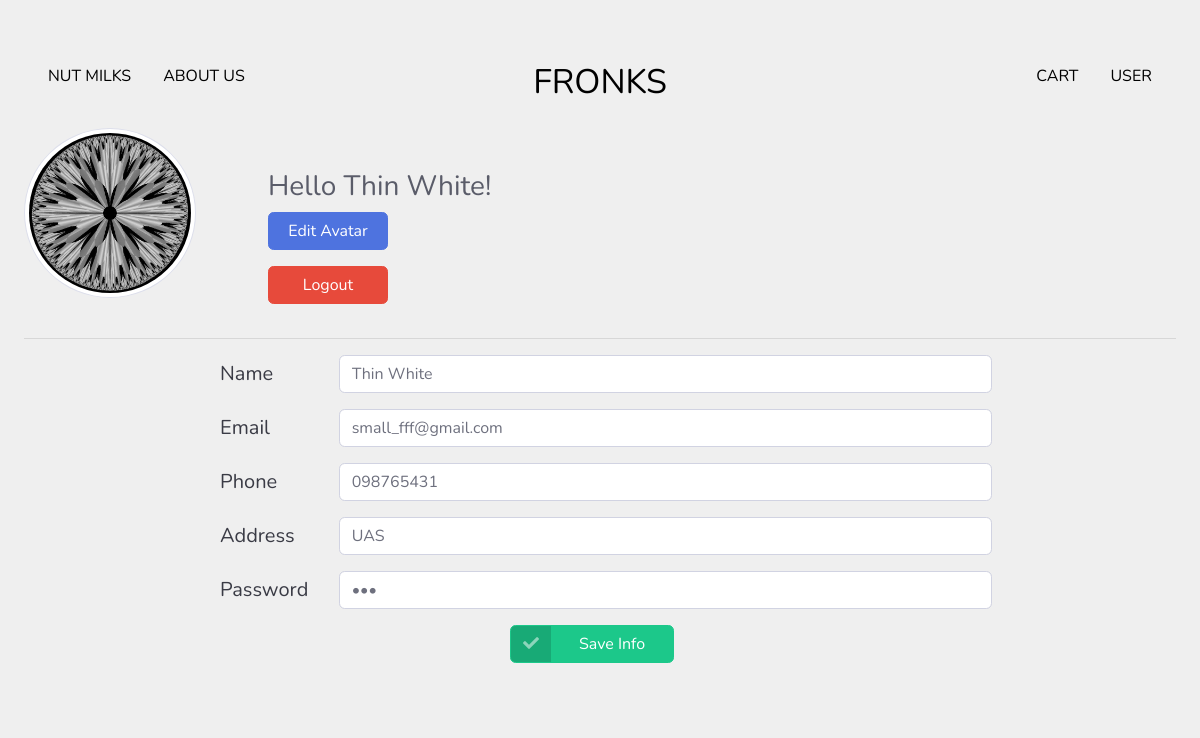
Screenshot of /index.php?controller=UserProfile (signed in) with the database file from the repository.
### tables this page shows
CREATE TABLE `accounts` (
  `id` int(11) NOT NULL,
  `name` varchar(60) NOT NULL,
  `email` varchar(60) NOT NULL,
  `password` varchar(255) NOT NULL,
  `phone` varchar(11) DEFAULT NULL,
  `address` text DEFAULT NULL,
  `image` varchar(200) NOT NULL,
  `role` varchar(5) NOT NULL DEFAULT 'USER'
);

### controllers/UserProfileController.php (called while the page is built, shortened)
<?php
class UserProfileController extends BaseUserController
{
    public function index()
    {
        $account = Account::findById($_SESSION['user']->id);
        $data = array('account' => $account);
        $this->render('profile', $data);
    }
}

### routes.php (called while the page is built, shortened)
<?php
$controller = new $klass;
$controller->$action();

### index.php (called while the page is built, shortened)
<?php
require_once('routes.php');

### models/BaseModel.php (called while the page is built, shortened)
<?php
class BaseModel
{
    static function get_db_name()
    {
        return get_called_class() . 's';
    }
    function __construct(...$params)
    {
        $class_vars = get_class_vars(get_called_class());
        switch (count($params)) {
            case 1:
                $param = $params[0];
                break;
        }
    }
    static function findById($id)
    {
        $className = get_called_class();
        $db = DB::getInstance();
        $req = $db->prepare('SELECT * FROM ' . $className::get_db_name() . ' WHERE id = :id');
        $req->execute(array('id' => $id));
        $item = $req->fetch();
        if (isset($item['id'])) {
            return new $className($item);
        }
        return null;
    }
}

### views/user/profile.php (the view, shortened to what this page needs)
<link href="assets/vendor/fontawesome-free/css/all.min.css" rel="stylesheet" type="text/css">
<link href="assets/css/sb-admin-2.min.css" rel="stylesheet">
<link rel="stylesheet" href="https://unpkg.com/dropzone@5/dist/min/dropzone.min.css" type="text/css" />
<link rel="stylesheet" href="assets/css/upload-image.css">
<link rel="stylesheet" href="assets/css/user-profile.css">
<div class="container-fluid box">
    <div class="row">
        <div class="col-xl-2 col-md-4 col-sm-4 mb-4 mr-5">
            <img class="img-thumbnail rounded-circle" src="<?= $account->image ?>" />
        </div>
        <div class="col">
            <div class="h3 mt-4 text-gray-800">
                Hello <?= $account->name ?>!
            </div>
            <button type="button" class="btn btn-primary" style="width: 120px;" data-toggle="modal" data-target="#exampleModalCenter">
                Edit Avatar
            </button>
            <button type="button" class="btn btn-danger mt-3" style="width: 120px;">
                <a href="/index.php?controller=Login&action=logout" style="color: #fff">Logout</a>
            </button>
        </div>
    </div>
    <hr class="sidebar-divider" />
    <div class="row justify-content-center">
        <div class="col-xl-8 col-md-12 text-gray-900">
            <div class="form-group row">
                <div class="h5 m-0 col-xl-2 col-md-2 align-self-center">
                    Name
                </div>
                <input type="text" class="form-control form-control-user col-xl-10 col-md-8" id="name" value="<?= $account->name ?>" autocomplete="off" spellcheck="false" />
            </div>
            <div class="form-group row">
                <div class="h5 m-0 col-xl-2 col-md-2 align-self-center">
                    Email
                </div>
                <input type="email" class="form-control form-control-user col-xl-10 col-md-8" id="email" value="<?= $account->email ?>" autocomplete="off" spellcheck="false" />
            </div>
            <div class="form-group row">
                <div class="h5 m-0 col-xl-2 col-md-2 align-self-center">
                    Phone
                </div>
                <input type="text" class="form-control form-control-user col-xl-10 col-md-8" id="phone" value="<?= $account->phone ?>" autocomplete="off" spellcheck="false" />
            </div>
            <div class="form-group row">
                <div class="h5 m-0 col-xl-2 col-md-2 align-self-center">
                    Address
                </div>
                <input type="text" class="form-control form-control-user col-xl-10 col-md-8" id="address" value="<?= $account->address ?>" autocomplete="off" spellcheck="false" />
            </div>
            <div class="form-group row">
                <div class="h5 m-0 col-xl-2 col-md-2 align-self-center">
                    Password
                </div>
                <input type="password" class="form-control form-control-user col-xl-10 col-md-8" id="password" value="<?= $account->password ?>" autocomplete="off" spellcheck="false" />
            </div>
            <div class="row justify-content-center mb-5">
                <div class="btn btn-success btn-icon-split mr-3" id="submit" onclick="triggred()">
                    <span class="icon text-white-50">
                        <i class="fas fa-check" id="btn-icon"></i>
                    </span>
                    <span class="text mr-3 ml-3" id="btn-text">Save Info</span>
                </div>
            </div>
        </div>
    </div>
</div>

### assets/css/user-page.css (style rules this page uses)
:root { --font-family-sans-serif: "Nunito", -apple-system, BlinkMacSystemFont, "Segoe UI", Roboto, "Helvetica Neue", Arial, sans-serif, "Apple Color Emoji", "Segoe UI Emoji", "Segoe UI Symbol", "Noto Color Emoji"; --font-family-monospace: SFMono-Regular, Menlo, Monaco, Consolas, "Liberation Mono", "Courier New", monospace; }
* { margin: 0; padding: 0; box-sizing: border-box; font-family: Nunito, -apple-system, BlinkMacSystemFont, "Segoe UI", Roboto, "Helvetica Neue", Arial, sans-serif, "Apple Color Emoji", "Segoe UI Emoji", "Segoe UI Symbol", "Noto Color Emoji"; }
body { display: flex; flex-flow: column nowrap; justify-content: center; background-color: #efefef; }
.row { display: flex; flex-flow: row nowrap; align-items: center; }
.col { display: flex; flex-flow: column nowrap; }

### assets/css/user-profile.css (style rules this page uses)
.box { margin-top: 8rem; }
body, .box { background-color: #efefef; }

### rows the page displays
accounts: image (picture), name "Thin White", email "small_fff@gmail.com", phone "098765431", address "UAS"
